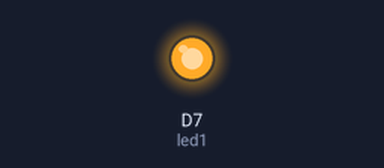
The sketch below on a simulated Particle Photon. Shown: output pins drawn as LEDs (lit = HIGH). Random numbers use the default seed unless the sketch sets one.

Above: at 0.15 s.
At 15.0 s:
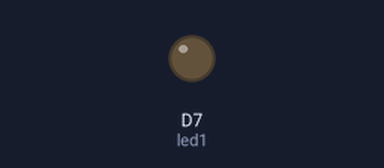
Timing chart, 0 to 40.0 s (numbered marks = the images above):
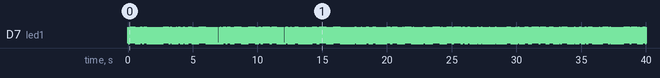

The sketch:

ifttt.ino
```cpp
double sun=0.0;
int seconds=0;
int i=0;
int led1 = D7;
void setup() {

    Particle.variable("sun",sun);
    Particle.variable("seconds",seconds);
    pinMode(led1, OUTPUT);

}


void loop() {
    for(int i=0;i<=1000;i++)
    {
        sun=double(random(0,255));
        if(sun>20)
        {
            digitalWrite(led1, HIGH);
              delay(20);


              digitalWrite(led1, LOW);
              delay(20);
              break;

        }
        seconds=seconds+1;

        delay(100);
    }

}


  
```
